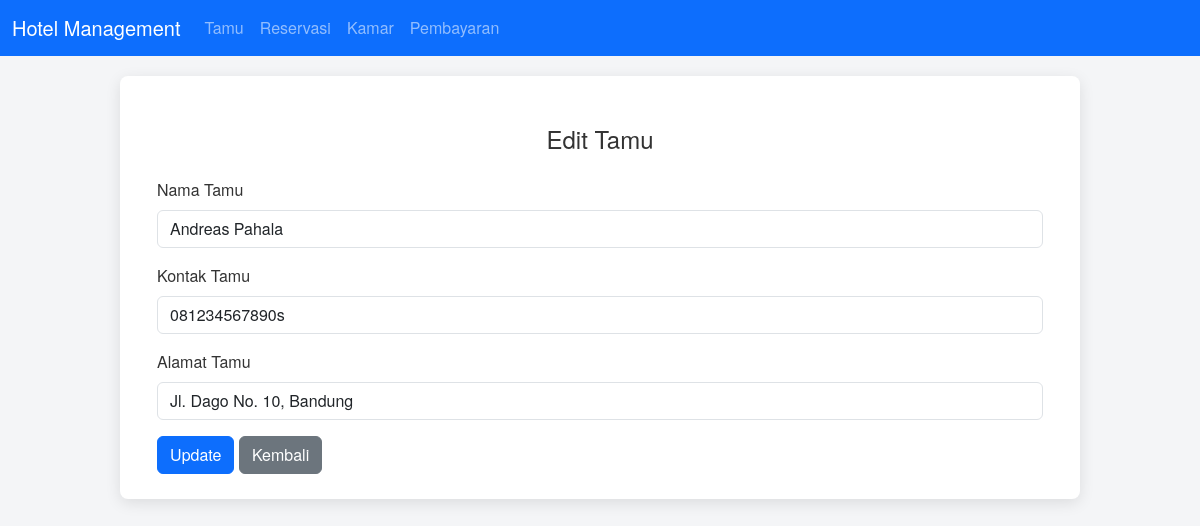
The page /tamu/edit/1 on the database its author committed.
### tables this page shows
CREATE TABLE `tamu` (
  `id_tamu` int NOT NULL,
  `nama_tamu` varchar(100) NOT NULL,
  `kontak_tamu` varchar(15) DEFAULT NULL,
  `alamat_tamu` text
);

### app/controllers/TamuController.php (called while the page is built, shortened)
<?php
include_once 'app/models/TamuModel.php';
class TamuController {
    private $model;
    public function __construct($db) {
        $this->model = new TamuModel($db);
    }
    public function edit($id) {
        $tamu = $this->model->getById($id);
        include 'app/views/tamu/edit.php';
    }
}
?>

### app/models/TamuModel.php (called while the page is built, shortened)
<?php
class TamuModel {
    private $conn;
    private $table = 'tamu';
    public function __construct($db) {
        $this->conn = $db;
    }
    public function getById($id) {
        $query = "SELECT * FROM " . $this->table . " WHERE id_tamu = ?";
        $stmt = $this->conn->prepare($query);
        $stmt->bindParam(1, $id);
        $stmt->execute();
        return $stmt->fetch(PDO::FETCH_ASSOC);
    }
}
?>

### app/views/tamu/edit.php (the view)
<?php include 'app/templates/header.php'; ?>
<h4 class="text-center my-4">Edit Tamu</h4>
<div class="container">
    <form method="POST" action="<?php echo BASE_URL; ?>tamu/edit/<?php echo $tamu['id_tamu']; ?>">
        <div class="mb-3">
            <label for="nama_tamu" class="form-label">Nama Tamu</label>
            <input type="text" id="nama_tamu" name="nama_tamu" class="form-control" value="<?php echo $tamu['nama_tamu']; ?>" required>
        </div>
        <div class="mb-3">
            <label for="kontak_tamu" class="form-label">Kontak Tamu</label>
            <input type="text" id="kontak_tamu" name="kontak_tamu" class="form-control" value="<?php echo $tamu['kontak_tamu']; ?>" required>
        </div>
        <div class="mb-3">
            <label for="alamat_tamu" class="form-label">Alamat Tamu</label>
            <input type="text" id="alamat_tamu" name="alamat_tamu" class="form-control" value="<?php echo $tamu['alamat_tamu']; ?>" required>
        </div>
        <button type="submit" class="btn btn-primary">Update</button>
        <a href="<?php echo BASE_URL; ?>tamu" class="btn btn-secondary">Kembali</a>
    </form>
</div>
<?php include 'app/templates/footer.php'; ?>

### public/assets/css/styles.css (style rules this page uses)
body { font-family: 'Helvetica Neue', Arial, sans-serif; background-color: #f4f5f7; margin: 0; padding: 0; color: #333; }

### rows shown on the page
tamu: nama_tamu "Andreas Pahala", kontak_tamu "081234567890s", alamat_tamu "Jl. Dago No. 10, Bandung"
